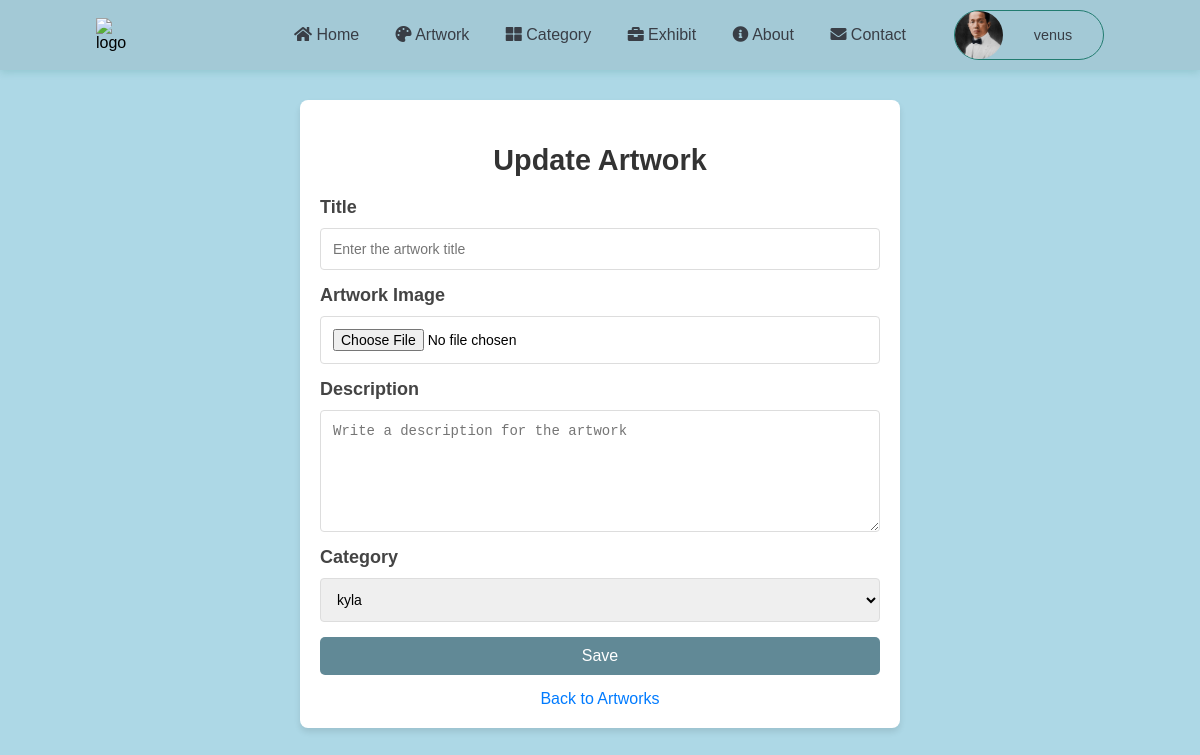
Page /artwork/5/update/ (signed in) on the committed database.
### accounts/models.py (models this page shows)
class CustomUser(AbstractUser):
    age = models.IntegerField(null=True, blank=True)
    phone_number = models.CharField(max_length=20, null=True, blank=True)
    role = models.CharField(max_length=20,
        choices=[
            ('User', 'User'),
            ('Artist', 'Artist'),
        ],
        default='User'
    )
    bio = models.TextField()
    image = models.ImageField(upload_to='artists/', default='profile_image/default.png')

### app/views.py (the view, shortened to what this page needs)
# urls.py: path('artwork/<int:pk>/update/', ArtworkUpdateView.as_view(), name='artwork_update'),
class ArtworkUpdateView(LoginRequiredMixin, UpdateView):
    model = Artwork
    fields = ['title', 'image', 'description', 'category']
    template_name = 'artwork/artwork_update.html'
    def get_queryset(self):
        return Artwork.objects.filter(artist=self.request.user)

### app/templates/artwork/artwork_update.html (shortened to what this page needs)
{% extends 'app/base.html' %}
{% block content %}
<div class="artwork-form-container">
    <h2 class="artwork-form-title">Update Artwork</h2>
    <form action="{% url 'artwork_update' artwork.pk%}" method="post" enctype="multipart/form-data" class="artwork-form">
        <div class="form-group">
            <label for="title" class="form-label">Title</label>
            <input type="text" id="title" name="title" placeholder="Enter the artwork title" class="form-input" required>
        </div>
        <div class="form-group">
            <label for="image" class="form-label">Artwork Image</label>
            <input type="file" id="image" name="image" class="form-input">
        </div>
        <div class="form-group">
            <label for="description" class="form-label">Description</label>
            <textarea id="description" name="description" placeholder="Write a description for the artwork" class="form-input" rows="6" required></textarea>
        </div>
        <div class="form-group">
            <label for="category" class="form-label">Category</label>
            <select id="category" name="category" class="form-input">
                {% for category in form.fields.category.queryset %}
                <option value="{{ category.id }}">{{ category.name }}</option>
                {% endfor %}
            </select>
        </div>
        <button type="submit" class="submit-btn">Save</button>
    </form>
    <a href="{% url 'artwork_list' %}" class="back-link">Back to Artworks</a>
</div>
{% endblock content %}

### app/templates/app/navbar.html (shortened to what this page needs)
<nav class="navbar">
    <img src="./assets/logo.png" class="navbar-logo" alt="logo" />
    <ul class="navbar-list">
        <li><a href="{% url 'home' %}"><i class="fas fa-home"></i> Home</a></li>
        {% if user.is_authenticated %}
        <li><a href="{% url 'artwork_list' %}"><i class="fas fa-palette"></i> Artwork</a></li>
        <li><a href="{% url 'category_list' %}"><i class="fas fa-th-large"></i> Category</a></li>
        <li><a href="{% url 'exhibition_list' %}"><i class="fas fa-briefcase"></i> Exhibit</a></li>
        {% endif %}
        <li><a href="{% url 'about' %}"><i class="fas fa-info-circle"></i> About</a></li>
        <li><a href="{% url 'contact' %}"><i class="fas fa-envelope"></i> Contact</a></li>
    </ul>
    {% if user.is_authenticated %}
    <div class="profile-dropdown">
        <div onclick="toggle()" class="profile-dropdown-btn">
            <div class="profile-img">
                {% if user.image %}
                <img src="{{ user.image.url }}" alt="{{ user.username }}" class="profile-img-avatar">
                {% else %}
                <i class="fa-solid fa-circle"></i>
                {% endif %}
            </div>
            <span>{{ user.username }} <i class="fa-solid fa-angle-down"></i></span>
        </div>
    </div>
    {% else %}
    <ul class="navbar-list">
        <li><a href="{% url 'login' %}"><i class="fas fa-sign-in-alt"></i> Login</a></li>
        <li><a href="{% url 'signup' %}"><i class="fas fa-user-plus"></i> Sign Up</a></li>
    </ul>
    {% endif %}
</nav>

### static/css/base.css (style rules this page uses)
:root { --primary: #eeeeee; --secondary: #227c70; --green: #82cd47; --secondary-light: rgb(34, 124, 112, 0.2); --secondary-light-2: rgb(127, 183, 126, 0.1); --white: #fff; --black: #393e46; --shadow: 0px 2px 8px 0px var(--secondary-light); }
* { box-sizing: border-box; }
body { font-family: 'Arial', sans-serif; background-color: lightblue; margin: 0; padding: 0; }
.navbar { display: flex; align-items: center; height: 70px; background-color: #a3c9d6; padding: 0 8%; box-shadow: var(--shadow); }
.navbar-logo { cursor: pointer; }
.navbar-list { width: 100%; text-align: right; padding-right: 2rem; }
.navbar-list li { display: inline-block; margin: 0 1rem; }
.navbar-list li a { font-size: 1rem; font-weight: 500; color: var(--black); text-decoration: none; }
.profile-dropdown { position: relative; width: fit-content; }
.profile-dropdown-btn { display: flex; align-items: center; justify-content: space-between; padding-right: 1rem; font-size: 0.9rem; font-weight: 500; width: 150px; border-radius: 50px; color: var(--black); cursor: pointer; border: 1px solid var(--secondary); transition: box-shadow 0.2s ease-in, background-color 0.2s ease-in, border 0.3s; }
.profile-img { position: relative; width: 3rem; height: 3rem; border-radius: 50%; }
.profile-img-avatar { width: 100%; height: 100%; border-radius: 50%; object-fit: cover; }
.profile-dropdown-btn span { margin: 0 0.5rem; margin-right: 0; }
.artwork-form-container { max-width: 600px; margin: 30px auto; background: #fff; padding: 20px; border-radius: 8px; box-shadow: 0 4px 6px rgba(0, 0, 0, 0.1); }
.artwork-form-title { text-align: center; font-size: 1.8rem; margin-bottom: 20px; color: #333; }
.artwork-form { display: flex; flex-direction: column; gap: 15px; }
.form-group { display: flex; flex-direction: column; }
.form-label { font-size: 1rem; margin-bottom: 8px; color: #555; }
.form-input { padding: 10px; font-size: 1rem; border: 1px solid #ddd; border-radius: 5px; transition: border-color 0.3s; }
.submit-btn { padding: 10px 15px; background-color: rgb(97, 137, 150); color: #fff; font-size: 1rem; border: none; border-radius: 5px; cursor: pointer; transition: background-color 0.3s; }
.back-link { display: block; text-align: center; margin-top: 15px; text-decoration: none; color: #007bff; }
.form-label { font-size: 14px; font-weight: bold; margin-bottom: 5px; display: block; color: #666; }
.form-input { width: 100%; padding: 12px; font-size: 14px; border: 1px solid #ddd; border-radius: 4px; box-sizing: border-box; }
select.form-input { padding: 12px; }
textarea.form-input { resize: vertical; }
.form-label { font-size: 18px; color: #444; margin-bottom: 10px; display: block; }

### rows in the picture
CustomUser: image (picture), username "venus"

### other values in the picture
form field category "kyla"
